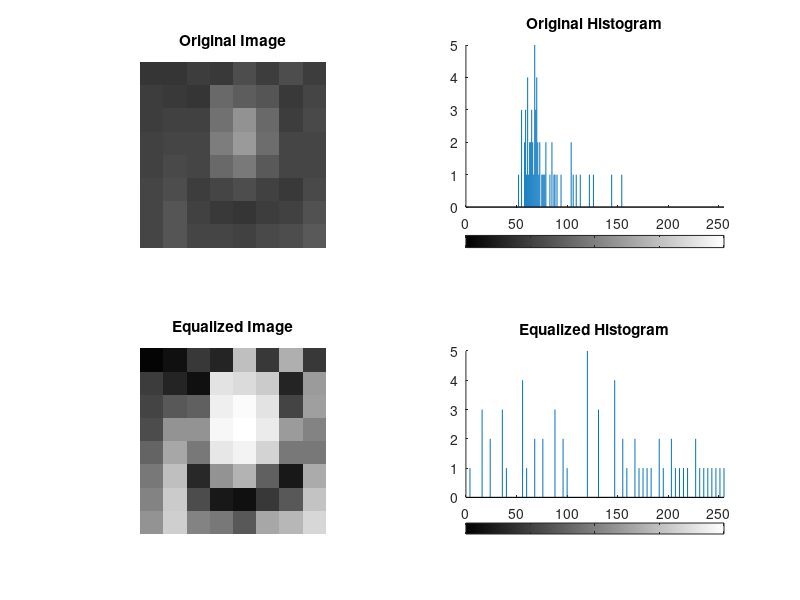

Here is the MATLAB script that generated this plot:
clc;
clear;
close all;

% ------------------ Input Image (8x8 Matrix) ------------------
I = [52 55 61 59 79 61 76 61;
     62 59 55 104 94 85 59 71;
     63 65 66 113 144 104 63 72;
     64 70 70 126 154 109 71 69;
     67 73 68 106 122 88 68 68;
     68 79 60 70 77 66 58 75;
     69 85 64 58 55 61 65 83;
     70 87 69 68 65 73 78 90];

I = uint8(I);   % Convert to uint8

% ------------------ Step 1: Histogram Calculation ------------------
[counts, grayLevels] = imhist(I);

% ------------------ Step 2: PDF Calculation ------------------
numPixels = numel(I);
pdf = counts / numPixels;

% ------------------ Step 3: CDF Calculation ------------------
cdf = cumsum(pdf);

% ------------------ Step 4: Normalize CDF ------------------
L = 256;  % Number of gray levels
cdf_norm = round((L - 1) * cdf);

% ------------------ Step 5: Intensity Mapping ------------------
I_eq = zeros(size(I), 'uint8');

for i = 1:numel(I)
    I_eq(i) = cdf_norm(I(i) + 1);
end

% ------------------ Step 6: Display Results ------------------
figure('Name','Histogram Equalization Without histeq');

subplot(2,2,1);
imshow(I);
title('Original Image');

subplot(2,2,2);
imhist(I);
title('Original Histogram');

subplot(2,2,3);
imshow(I_eq);
title('Equalized Image');

subplot(2,2,4);
imhist(I_eq);
title('Equalized Histogram');

% ------------------ Display Output Matrix ------------------
disp('Original Matrix:');
disp(I);

disp('Histogram Equalized Matrix:');
disp(I_eq);
